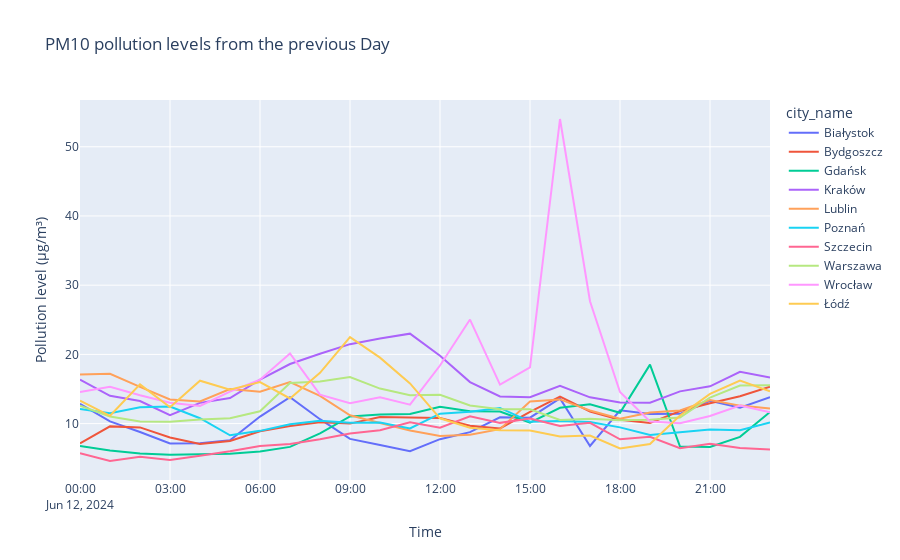

The notebook cell this image was saved under:
### Markdown cell above
##### **6.1 PM10 & PM2.5 pollution levels from the previous day in the biggest cities**

### Code cell
stations_df = pd.read_sql_query("SELECT station_id, city_id, name, latitude, longitude FROM stations;", conn)
cities_df = pd.read_sql_query("SELECT city_id, name FROM cities;", conn)

cities_of_interest = ["Warszawa", "Kraków", "Wrocław", "Łódź", "Poznań", 
                      "Gdańsk", "Szczecin", "Lublin", "Bydgoszcz", "Białystok"]

filtered_cities_df = cities_df[cities_df['name'].isin(cities_of_interest)]
filtered_stations_df = stations_df[stations_df['city_id'].isin(filtered_cities_df['city_id'])]

one_day_ago = (datetime.datetime.now() - datetime.timedelta(days=1)).strftime('%Y-%m-%d')
measurements_query = f"""
    SELECT s.city_id, c.name AS city_name, am.date_time, am.value
    FROM actual_measurements am
    JOIN sensors se ON am.sensor_id = se.sensor_id
    JOIN stations s ON se.station_id = s.station_id
    JOIN cities c ON s.city_id = c.city_id
    JOIN params p ON se.param_id = p.param_id
    WHERE DATE(am.date_time) = DATE('{one_day_ago}')
      AND p.formula = 'PM10'
      AND s.city_id IN ({','.join(map(str, filtered_cities_df['city_id'].tolist()))})
"""


measurements_df = pd.read_sql_query(measurements_query, conn)

measurements_df['date_time'] = pd.to_datetime(measurements_df['date_time'])
measurements_df['value'] = pd.to_numeric(measurements_df['value'], errors='coerce')
average_data = measurements_df.groupby(['city_name', pd.Grouper(key='date_time', freq='H')])['value'].mean().reset_index()

warnings.filterwarnings("ignore")

fig = px.line(average_data, x='date_time', y='value', color='city_name', title='PM10 pollution levels from the previous Day')
fig.update_layout(xaxis_title='Time', yaxis_title='Pollution level (µg/m³)', hovermode='closest')

fig.show()

### Figure 1 — Plotly figure (JSON) as saved in the notebook; plotly's stock layout.template omitted (floating-point values rounded to 4 significant figures)
{"data": [{"hovertemplate": "city_name=Białystok<br>date_time=%{x}<br>value=%{y}<extra></extra>", "legendgroup": "Białystok", "line": {"color": "#636efa", "dash": "solid"}, "marker": {"symbol": "circle"}, "mode": "lines", "name": "Białystok", "orientation": "v", "showlegend": true, "type": "scatter", "x": ["2024-06-12T00:00:00+00:00", "2024-06-12T01:00:00+00:00", "2024-06-12T02:00:00+00:00", "2024-06-12T03:00:00+00:00", "2024-06-12T04:00:00+00:00", "2024-06-12T05:00:00+00:00", "2024-06-12T06:00:00+00:00", "2024-06-12T07:00:00+00:00", "2024-06-12T08:00:00+00:00", "2024-06-12T09:00:00+00:00", "2024-06-12T10:00:00+00:00", "2024-06-12T11:00:00+00:00", "2024-06-12T12:00:00+00:00", "2024-06-12T13:00:00+00:00", "2024-06-12T14:00:00+00:00", "2024-06-12T15:00:00+00:00", "2024-06-12T16:00:00+00:00", "2024-06-12T17:00:00+00:00", "2024-06-12T18:00:00+00:00", "2024-06-12T19:00:00+00:00", "2024-06-12T20:00:00+00:00", "2024-06-12T21:00:00+00:00", "2024-06-12T22:00:00+00:00", "2024-06-12T23:00:00+00:00"], "xaxis": "x", "y": [12.87, 10.32, 8.78, 7.13, 7.15, 7.6, 11.02, 13.82, 10.64, 7.79, 6.92, 6.023, 7.75, 8.763, 10.91, 10.86, 13.64, 6.767, 11.91, 11.4, 11.41, 13.3, 12.29, 13.83], "yaxis": "y"}, {"hovertemplate": "city_name=Bydgoszcz<br>date_time=%{x}<br>value=%{y}<extra></extra>", "legendgroup": "Bydgoszcz", "line": {"color": "#EF553B", "dash": "solid"}, "marker": {"symbol": "circle"}, "mode": "lines", "name": "Bydgoszcz", "orientation": "v", "showlegend": true, "type": "scatter", "x": ["2024-06-12T00:00:00+00:00", "2024-06-12T01:00:00+00:00", "2024-06-12T02:00:00+00:00", "2024-06-12T03:00:00+00:00", "2024-06-12T04:00:00+00:00", "2024-06-12T05:00:00+00:00", "2024-06-12T06:00:00+00:00", "2024-06-12T07:00:00+00:00", "2024-06-12T08:00:00+00:00", "2024-06-12T09:00:00+00:00", "2024-06-12T10:00:00+00:00", "2024-06-12T11:00:00+00:00", "2024-06-12T12:00:00+00:00", "2024-06-12T13:00:00+00:00", "2024-06-12T14:00:00+00:00", "2024-06-12T15:00:00+00:00", "2024-06-12T16:00:00+00:00", "2024-06-12T17:00:00+00:00", "2024-06-12T18:00:00+00:00", "2024-06-12T19:00:00+00:00", "2024-06-12T20:00:00+00:00", "2024-06-12T21:00:00+00:00", "2024-06-12T22:00:00+00:00", "2024-06-12T23:00:00+00:00"], "xaxis": "x", "y": [7.15, 9.6, 9.45, 8, 7.05, 7.5, 8.9, 9.65, 10.2, 10, 10.95, 10.9, 10.8, 9.7, 9.3, 11.7, 13.9, 11.75, 10.55, 10.1, 11.8, 12.95, 13.95, 15.35], "yaxis": "y"}, {"hovertemplate": "city_name=Gdańsk<br>date_time=%{x}<br>value=%{y}<extra></extra>", "legendgroup": "Gdańsk", "line": {"color": "#00cc96", "dash": "solid"}, "marker": {"symbol": "circle"}, "mode": "lines", "name": "Gdańsk", "orientation": "v", "showlegend": true, "type": "scatter", "x": ["2024-06-12T00:00:00+00:00", "2024-06-12T01:00:00+00:00", "2024-06-12T02:00:00+00:00", "2024-06-12T03:00:00+00:00", "2024-06-12T04:00:00+00:00", "2024-06-12T05:00:00+00:00", "2024-06-12T06:00:00+00:00", "2024-06-12T07:00:00+00:00", "2024-06-12T08:00:00+00:00", "2024-06-12T09:00:00+00:00", "2024-06-12T10:00:00+00:00", "2024-06-12T11:00:00+00:00", "2024-06-12T12:00:00+00:00", "2024-06-12T13:00:00+00:00", "2024-06-12T14:00:00+00:00", "2024-06-12T15:00:00+00:00", "2024-06-12T16:00:00+00:00", "2024-06-12T17:00:00+00:00", "2024-06-12T18:00:00+00:00", "2024-06-12T19:00:00+00:00", "2024-06-12T20:00:00+00:00", "2024-06-12T21:00:00+00:00", "2024-06-12T22:00:00+00:00", "2024-06-12T23:00:00+00:00"], "xaxis": "x", "y": [6.77, 6.124, 5.666, 5.492, 5.563, 5.64, 5.978, 6.637, 8.579, 11.04, 11.32, 11.39, 12.43, 11.77, 11.74, 10.15, 12.29, 12.81, 11.57, 18.52, 6.677, 6.611, 8.082, 11.69], "yaxis": "y"}, {"hovertemplate": "city_name=Kraków<br>date_time=%{x}<br>value=%{y}<extra></extra>", "legendgroup": "Kraków", "line": {"color": "#ab63fa", "dash": "solid"}, "marker": {"symbol": "circle"}, "mode": "lines", "name": "Kraków", "orientation": "v", "showlegend": true, "type": "scatter", "x": ["2024-06-12T00:00:00+00:00", "2024-06-12T01:00:00+00:00", "2024-06-12T02:00:00+00:00", "2024-06-12T03:00:00+00:00", "2024-06-12T04:00:00+00:00", "2024-06-12T05:00:00+00:00", "2024-06-12T06:00:00+00:00", "2024-06-12T07:00:00+00:00", "2024-06-12T08:00:00+00:00", "2024-06-12T09:00:00+00:00", "2024-06-12T10:00:00+00:00", "2024-06-12T11:00:00+00:00", "2024-06-12T12:00:00+00:00", "2024-06-12T13:00:00+00:00", "2024-06-12T14:00:00+00:00", "2024-06-12T15:00:00+00:00", "2024-06-12T16:00:00+00:00", "2024-06-12T17:00:00+00:00", "2024-06-12T18:00:00+00:00", "2024-06-12T19:00:00+00:00", "2024-06-12T20:00:00+00:00", "2024-06-12T21:00:00+00:00", "2024-06-12T22:00:00+00:00", "2024-06-12T23:00:00+00:00"], "xaxis": "x", "y": [16.34, 14.01, 13.26, 11.23, 13.0, 13.7, 16.35, 18.61, 20.09, 21.48, 22.28, 23.0, 19.8, 16.0, 13.93, 13.81, 15.47, 13.79, 13.06, 13.03, 14.66, 15.38, 17.48, 16.66], "yaxis": "y"}, {"hovertemplate": "city_name=Lublin<br>date_time=%{x}<br>value=%{y}<extra></extra>", "legendgroup": "Lublin", "line": {"color": "#FFA15A", "dash": "solid"}, "marker": {"symbol": "circle"}, "mode": "lines", "name": "Lublin", "orientation": "v", "showlegend": true, "type": "scatter", "x": ["2024-06-12T00:00:00+00:00", "2024-06-12T01:00:00+00:00", "2024-06-12T02:00:00+00:00", "2024-06-12T03:00:00+00:00", "2024-06-12T04:00:00+00:00", "2024-06-12T05:00:00+00:00", "2024-06-12T06:00:00+00:00", "2024-06-12T07:00:00+00:00", "2024-06-12T08:00:00+00:00", "2024-06-12T09:00:00+00:00", "2024-06-12T10:00:00+00:00", "2024-06-12T11:00:00+00:00", "2024-06-12T12:00:00+00:00", "2024-06-12T13:00:00+00:00", "2024-06-12T14:00:00+00:00", "2024-06-12T15:00:00+00:00", "2024-06-12T16:00:00+00:00", "2024-06-12T17:00:00+00:00", "2024-06-12T18:00:00+00:00", "2024-06-12T19:00:00+00:00", "2024-06-12T20:00:00+00:00", "2024-06-12T21:00:00+00:00", "2024-06-12T22:00:00+00:00", "2024-06-12T23:00:00+00:00"], "xaxis": "x", "y": [17.1, 17.2, 15.3, 13.5, 13.2, 15, 14.6, 16, 14, 11.2, 10.1, 9, 8.2, 8.4, 9.2, 13.2, 13.5, 11.9, 10.7, 11.6, 11.9, 13.4, 12.6, 12.2], "yaxis": "y"}, {"hovertemplate": "city_name=Poznań<br>date_time=%{x}<br>value=%{y}<extra></extra>", "legendgroup": "Poznań", "line": {"color": "#19d3f3", "dash": "solid"}, "marker": {"symbol": "circle"}, "mode": "lines", "name": "Poznań", "orientation": "v", "showlegend": true, "type": "scatter", "x": ["2024-06-12T00:00:00+00:00", "2024-06-12T01:00:00+00:00", "2024-06-12T02:00:00+00:00", "2024-06-12T03:00:00+00:00", "2024-06-12T04:00:00+00:00", "2024-06-12T05:00:00+00:00", "2024-06-12T06:00:00+00:00", "2024-06-12T07:00:00+00:00", "2024-06-12T08:00:00+00:00", "2024-06-12T09:00:00+00:00", "2024-06-12T10:00:00+00:00", "2024-06-12T11:00:00+00:00", "2024-06-12T12:00:00+00:00", "2024-06-12T13:00:00+00:00", "2024-06-12T14:00:00+00:00", "2024-06-12T15:00:00+00:00", "2024-06-12T16:00:00+00:00", "2024-06-12T17:00:00+00:00", "2024-06-12T18:00:00+00:00", "2024-06-12T19:00:00+00:00", "2024-06-12T20:00:00+00:00", "2024-06-12T21:00:00+00:00", "2024-06-12T22:00:00+00:00", "2024-06-12T23:00:00+00:00"], "xaxis": "x", "y": [12.13, 11.5, 12.37, 12.48, 10.78, 8.31, 8.953, 9.895, 10.43, 10.14, 10.15, 9.315, 11.43, 11.73, 12.27, 10.28, 10.38, 10.24, 9.454, 8.349, 8.745, 9.145, 9.05, 10.18], "yaxis": "y"}, {"hovertemplate": "city_name=Szczecin<br>date_time=%{x}<br>value=%{y}<extra></extra>", "legendgroup": "Szczecin", "line": {"color": "#FF6692", "dash": "solid"}, "marker": {"symbol": "circle"}, "mode": "lines", "name": "Szczecin", "orientation": "v", "showlegend": true, "type": "scatter", "x": ["2024-06-12T00:00:00+00:00", "2024-06-12T01:00:00+00:00", "2024-06-12T02:00:00+00:00", "2024-06-12T03:00:00+00:00", "2024-06-12T04:00:00+00:00", "2024-06-12T05:00:00+00:00", "2024-06-12T06:00:00+00:00", "2024-06-12T07:00:00+00:00", "2024-06-12T08:00:00+00:00", "2024-06-12T09:00:00+00:00", "2024-06-12T10:00:00+00:00", "2024-06-12T11:00:00+00:00", "2024-06-12T12:00:00+00:00", "2024-06-12T13:00:00+00:00", "2024-06-12T14:00:00+00:00", "2024-06-12T15:00:00+00:00", "2024-06-12T16:00:00+00:00", "2024-06-12T17:00:00+00:00", "2024-06-12T18:00:00+00:00", "2024-06-12T19:00:00+00:00", "2024-06-12T20:00:00+00:00", "2024-06-12T21:00:00+00:00", "2024-06-12T22:00:00+00:00", "2024-06-12T23:00:00+00:00"], "xaxis": "x", "y": [5.718, 4.599, 5.207, 4.748, 5.368, 6.009, 6.761, 7.062, 7.74, 8.581, 9.038, 10.21, 9.396, 11.07, 10.11, 10.74, 9.656, 10.13, 7.732, 8.108, 6.456, 7.085, 6.474, 6.256], "yaxis": "y"}, {"hovertemplate": "city_name=Warszawa<br>date_time=%{x}<br>value=%{y}<extra></extra>", "legendgroup": "Warszawa", "line": {"color": "#B6E880", "dash": "solid"}, "marker": {"symbol": "circle"}, "mode": "lines", "name": "Warszawa", "orientation": "v", "showlegend": true, "type": "scatter", "x": ["2024-06-12T00:00:00+00:00", "2024-06-12T01:00:00+00:00", "2024-06-12T02:00:00+00:00", "2024-06-12T03:00:00+00:00", "2024-06-12T04:00:00+00:00", "2024-06-12T05:00:00+00:00", "2024-06-12T06:00:00+00:00", "2024-06-12T07:00:00+00:00", "2024-06-12T08:00:00+00:00", "2024-06-12T09:00:00+00:00", "2024-06-12T10:00:00+00:00", "2024-06-12T11:00:00+00:00", "2024-06-12T12:00:00+00:00", "2024-06-12T13:00:00+00:00", "2024-06-12T14:00:00+00:00", "2024-06-12T15:00:00+00:00", "2024-06-12T16:00:00+00:00", "2024-06-12T17:00:00+00:00", "2024-06-12T18:00:00+00:00", "2024-06-12T19:00:00+00:00", "2024-06-12T20:00:00+00:00", "2024-06-12T21:00:00+00:00", "2024-06-12T22:00:00+00:00", "2024-06-12T23:00:00+00:00"], "xaxis": "x", "y": [12.6, 11.04, 10.29, 10.27, 10.61, 10.78, 11.78, 15.88, 16.09, 16.74, 15.06, 14.1, 14.17, 12.61, 12.08, 12.07, 10.52, 10.69, 10.49, 10.57, 10.87, 13.77, 15.5, 15.56], "yaxis": "y"}, {"hovertemplate": "city_name=Wrocław<br>date_time=%{x}<br>value=%{y}<extra></extra>", "legendgroup": "Wrocław", "line": {"color": "#FF97FF", "dash": "solid"}, "marker": {"symbol": "circle"}, "mode": "lines", "name": "Wrocław", "orientation": "v", "showlegend": true, "type": "scatter", "x": ["2024-06-12T00:00:00+00:00", "2024-06-12T01:00:00+00:00", "2024-06-12T02:00:00+00:00", "2024-06-12T03:00:00+00:00", "2024-06-12T04:00:00+00:00", "2024-06-12T05:00:00+00:00", "2024-06-12T06:00:00+00:00", "2024-06-12T07:00:00+00:00", "2024-06-12T08:00:00+00:00", "2024-06-12T09:00:00+00:00", "2024-06-12T10:00:00+00:00", "2024-06-12T11:00:00+00:00", "2024-06-12T12:00:00+00:00", "2024-06-12T13:00:00+00:00", "2024-06-12T14:00:00+00:00", "2024-06-12T15:00:00+00:00", "2024-06-12T16:00:00+00:00", "2024-06-12T17:00:00+00:00", "2024-06-12T18:00:00+00:00", "2024-06-12T19:00:00+00:00", "2024-06-12T20:00:00+00:00", "2024-06-12T21:00:00+00:00", "2024-06-12T22:00:00+00:00", "2024-06-12T23:00:00+00:00"], "xaxis": "x", "y": [14.58, 15.33, 14.11, 13.03, 12.56, 14.63, 16.35, 20.13, 14.19, 12.95, 13.81, 12.75, 18.4, 25.03, 15.63, 18.12, 54.01, 27.68, 14.56, 10.31, 10.07, 11.1, 12.6, 11.63], "yaxis": "y"}, {"hovertemplate": "city_name=Łódź<br>date_time=%{x}<br>value=%{y}<extra></extra>", "legendgroup": "Łódź", "line": {"color": "#FECB52", "dash": "solid"}, "marker": {"symbol": "circle"}, "mode": "lines", "name": "Łódź", "orientation": "v", "showlegend": true, "type": "scatter", "x": ["2024-06-12T00:00:00+00:00", "2024-06-12T01:00:00+00:00", "2024-06-12T02:00:00+00:00", "2024-06-12T03:00:00+00:00", "2024-06-12T04:00:00+00:00", "2024-06-12T05:00:00+00:00", "2024-06-12T06:00:00+00:00", "2024-06-12T07:00:00+00:00", "2024-06-12T08:00:00+00:00", "2024-06-12T09:00:00+00:00", "2024-06-12T10:00:00+00:00", "2024-06-12T11:00:00+00:00", "2024-06-12T12:00:00+00:00", "2024-06-12T13:00:00+00:00", "2024-06-12T14:00:00+00:00", "2024-06-12T15:00:00+00:00", "2024-06-12T16:00:00+00:00", "2024-06-12T17:00:00+00:00", "2024-06-12T18:00:00+00:00", "2024-06-12T19:00:00+00:00", "2024-06-12T20:00:00+00:00", "2024-06-12T21:00:00+00:00", "2024-06-12T22:00:00+00:00", "2024-06-12T23:00:00+00:00"], "xaxis": "x", "y": [13.33, 11.13, 15.67, 12.37, 16.2, 14.9, 16, 13.63, 17.33, 22.5, 19.53, 15.8, 10.77, 9.4, 9.033, 9, 8.133, 8.267, 6.4, 7.05, 11.17, 14.3, 16.23, 14.67], "yaxis": "y"}], "layout": {"hovermode": "closest", "legend": {"title": {"text": "city_name"}, "tracegroupgap": 0}, "title": {"text": "PM10 pollution levels from the previous Day"}, "xaxis": {"anchor": "y", "domain": [0, 1], "title": {"text": "Time"}}, "yaxis": {"anchor": "x", "domain": [0, 1], "title": {"text": "Pollution level (µg/m³)"}}}}
